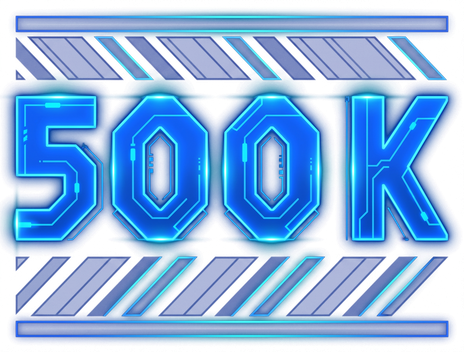
#> input picture game/hd_art/deff_105/award_01.png, 464 x 352 px, given as the content of the folder ../../game/hd_art/deff_105/award_01.png, which was not available
$ python -i award_sprites.py   (imports and definitions only)
#> lines starting #> are read from the running program, lines starting #| are printed output that depends on the picture; pictures that were not available may be replaced by others from this repository, and a replacement may not be noted
### game/tron_pup/settings.py
"""game/pup.cfg (+ game/pup.local.cfg): the PuP settings Godot and MPF share.

The files are Godot ConfigFile INI with JSON values, so both sides parse them the same way.
TRON_PUP=0 in the environment disables the PuP whatever the files say.
"""
import json
import os

GAME = os.path.abspath(os.path.join(os.path.dirname(__file__), ".."))
ROOT = os.path.dirname(GAME)
FILES = ("pup.cfg", "pup.local.cfg")


# [17 lines left out: function _parse, not called in this run]


def load(game_dir=GAME):
#> called with game_dir = 'game'
    cfg = {}
    for name in FILES:
        path = os.path.join(game_dir, name)
        if os.path.exists(path):
            _parse(path, cfg)
    pup = cfg.setdefault("pup", {})
    if os.environ.get("TRON_PUP", "").strip().lower() in ("0", "false", "no", "off"):
        pup["enabled"] = False
    return cfg


# [4 lines left out: function pack_dir, not called in this run]


def media_dir(cfg, root=ROOT):
#> in import_dir, im is the input picture: PIL image 464x352 RGBA; mean R, G, B, A 30.4, 90.6, 166.5, 127.2
    return os.path.join(root, cfg.get("pup", {}).get("media_dir", "pup_media/trn_174h"))

### scripts/pup/pup_art.py
#!/usr/bin/env python3
"""The HD DMD's art made from the PuP Pack, at the bundle's creation and never on the machine that runs the game.

The PuP clips behind the DMD effects (game/media/dmd_clip), the ZUSE / TRON letters (game/hd_art/letters) and the award icons
made from the clips (game/hd_art/deff_105) come from the author's pack. `scripts/package/build_bundle.py --pup-zip ZIP` installs
the pack on the builder, makes the art here (`make()`, needs numpy: the platform's build requirements) into `<media_dir>/dmd_art/`
and copies it into the game's folders, which the bundle then ships. Nothing here runs on the target (a Raspberry Pi, a Jetson, a PC
only start MPF and serve the settings page): no start and no install of a bundle makes anything.

    python scripts/pup/pup_art.py --make     # the pack is installed (pup_setup.py): make the art and copy it into the game
"""
import os
import shutil
import subprocess
import sys

HERE = os.path.dirname(os.path.abspath(__file__))
ROOT = os.path.abspath(os.path.join(HERE, "..", ".."))
sys.path.insert(0, os.path.join(ROOT, "game"))
from tron_pup import settings  # noqa: E402

# (folder of the art, where the game reads it)
PLACES = (("dmd_clip", ("game", "media", "dmd_clip")), ("letters", ("game", "hd_art", "letters")),
          ("deff_105", ("game", "hd_art", "deff_105")))


def media_dir(root=ROOT):
    return settings.media_dir(settings.load(os.path.join(root, "game")), root)


def art_dir(root=ROOT):
    return os.path.join(media_dir(root), "dmd_art")


def pack_installed(root=ROOT):
    return os.path.exists(os.path.join(settings.pack_dir(settings.load(os.path.join(root, "game")), root), "triggers.pup"))


# [71 lines left out: functions complete, _place, link, make, main, not called in this run]


# [2 lines that do not run on import are left out]

### scripts/pup/award_sprites.py
#!/usr/bin/env python3
"""The mystery award (Flynn's Arcade reel, deff 105) icons: export them for an image generator, import the redrawn ones.

    python scripts/pup/award_sprites.py export [OUT_DIR]     # the 12 icons, 16x, on black, one file each + the prompt
    python scripts/pup/award_sprites.py import IN_DIR        # IN_DIR/award_NN*.png (NN = 01..12) -> game/hd_art/deff_105/
    python scripts/pup/award_sprites.py clips [PACK] [--force]   # the characters' topper icons and frames of the PuP clips ->
                                                                 # game/hd_art/deff_105/ (the files already there stay unless --force)

The game draws game/hd_art/deff_105/award_NN.png (RGBA, 464x352 = 29x22 dots at 16x; any size of that 29:22 shape works)
in place of the ROM's icon when the HD DMD is on, in its own colours: bright while the award blinks, dimmed otherwise
(tron/dmd_effect.gd _arcade). No file: the ROM's icon, upscaled, in the DMD's blue. TRON_AWARD_ART=0 turns the redrawn
icons off. The black of a picture becomes transparent on import (alpha from the brightness), so a generator that cannot
make a transparent background can paint on black.
"""
import os
import sys

from PIL import Image

HERE = os.path.dirname(os.path.abspath(__file__))
ROOT = os.path.abspath(os.path.join(HERE, "..", ".."))
sys.path.insert(0, HERE)
import pup_art  # noqa: E402

np = None                    # numpy, loaded when a picture is made


def load_numpy():
    global np
    if np is None:
        try:
            import numpy
        except ImportError:
            sys.exit("award_sprites: numpy is needed, a build tool: the platform's build_game_package.py installs it (--pup-zip)")
        np = numpy
SRC = os.path.join(ROOT, "game", "media", "dmd", "deff_105")
DST = os.path.join(ROOT, "game", "hd_art", "deff_105")        # the owner's redrawn icons (tracked) and `import`
MADE = os.path.join(pup_art.art_dir(), "deff_105")        # icons made from the pack's clips, linked beside them
NAMES = ("500K", "ADV. GEM", "ADV. CLU", "ADV. ZUSE", "ADV. QUORRA", "ADV. DISC", "ADV. LIGHT CYCLE",
         "ADV. RECOGNIZER", "ADV. SEA OF SIMUL.", "MORE TIME", "LIGHT EXTRA BALL", "LIGHT SPECIAL")
BLUE = (42, 108, 255)
SIZE = (464, 352)

PROMPT = """Redraw this {w}x{h} pixel icon as a clean, detailed, high resolution icon for the Tron Legacy pinball's dot matrix
display. Keep the same subject ({name}) and the same silhouette and the same composition, in the Tron Legacy style: neon
lines on black, thin glowing edges, electric blue (#2a6cff, cyan highlights #22b8ff) as the main colour; the character or
object may use Tron's orange (#ff7a1a) or white where it belongs. Output a 464x352 PNG (aspect 29:22), the icon centred
with a margin of about 6%, on a pure black background (#000000), no text, no frame, no border, nothing else in the
picture. The icon is shown very small (about 29x22 millimetres) on a dark screen: bold shapes, high contrast, no fine detail."""


# [22 lines left out: function export, not called in this run]


def fit_content(im, pad=0.03):
    """Crop to what is drawn (alpha) and fit it back into the icon's 29:22 box: a subject that sits small in a picture
    (a ring and an arrow in a black field) would leave the reel's slot mostly empty."""
#> called with pad = 0.03
    a = np.array(im.getchannel("A"))
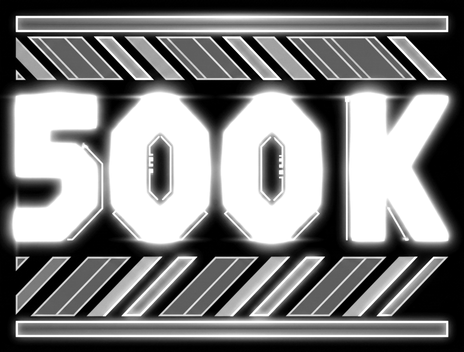
#> a: shape (352, 464); min 0, max 255, mean 127.2
    ys, xs = np.nonzero(a > 40)
    if not len(xs):
        return im
    w, h = im.size
#> w = 464; h = 352
    px, py = int(pad * w), int(pad * h)
#> px = 13; py = 10
    box = (max(xs.min() - px, 0), max(ys.min() - py, 0), min(xs.max() + px + 1, w), min(ys.max() + py + 1, h))
#> box = (0, 1, 464, 351)
    crop = im.crop(box)
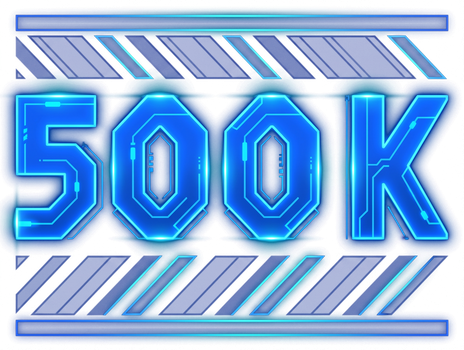
#> crop: PIL image 464x350 RGBA; mean R, G, B, A 29.8, 90.2, 166.6, 127.9; transparent parts drawn white
    k = min(SIZE[0] / crop.width, SIZE[1] / crop.height)
#> k = 1
    crop = crop.resize((round(crop.width * k), round(crop.height * k)), Image.LANCZOS)
    out = Image.new("RGBA", SIZE, (0, 0, 0, 0))
#> out: PIL image 464x352 RGBA; every value is 0
    out.paste(crop, ((SIZE[0] - crop.width) // 2, (SIZE[1] - crop.height) // 2), crop)
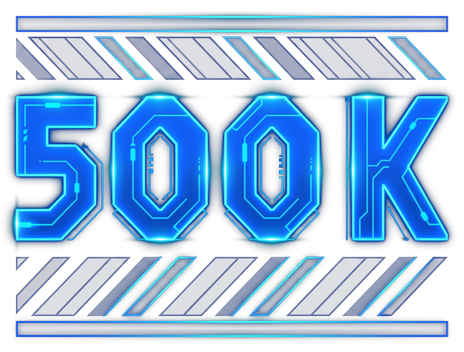
#> out: PIL image 464x352 RGBA; mean R, G, B, A 14.3, 55.2, 101.4, 102.5; transparent parts drawn white
    return out


def fade_cut_edges(im, share=0.08):
    """An icon whose picture runs off an edge (a ring cut by the frame) would show a flat cut: that edge fades out instead."""
#> called with share = 0.08
    a = np.array(im.getchannel("A"), dtype=float)
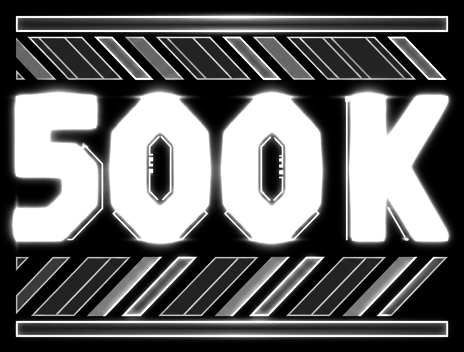
#> a: shape (352, 464) float64; min 0, max 255, mean 102.5
    h, w = a.shape
#> h = 352; w = 464
    ramp = lambda n: np.clip(np.arange(n) / (share * n), 0, 1)
    m = np.ones((h, w))
    if a[:3].mean() > 25: m *= ramp(h)[:, None]
    if a[-3:].mean() > 25: m *= ramp(h)[::-1][:, None]
    if a[:, :3].mean() > 25: m *= ramp(w)[None, :]
    if a[:, -3:].mean() > 25: m *= ramp(w)[::-1][None, :]
    out = np.array(im)
    out[..., 3] = (out[..., 3] * m).astype(np.uint8)
    return Image.fromarray(out, "RGBA")


def import_dir(src):
    load_numpy()
    os.makedirs(DST, exist_ok=True)
    n = 0
    for fn in sorted(os.listdir(src)):
        if not fn.lower().startswith("award_") or not fn.lower().endswith((".png", ".jpg", ".jpeg")):
            continue
        try:
            i = int(fn[6:8])
        except ValueError:
            continue
        im = Image.open(os.path.join(src, fn)).convert("RGBA")
        if im.getchannel("A").getextrema()[0] == 255:       # opaque: the black becomes transparent
            rgb = np.array(im.convert("RGB"), dtype=float)
            a = np.clip(rgb.max(axis=2) / 255.0 * 1.6, 0, 1)
            out = np.zeros(rgb.shape[:2] + (4,), dtype=np.uint8)
            with np.errstate(divide="ignore", invalid="ignore"):
                col = np.where(a[..., None] > 0, rgb / np.maximum(a[..., None], 1e-3), 0)
            out[..., :3] = np.clip(col, 0, 255).astype(np.uint8)
            out[..., 3] = (a * 255).astype(np.uint8)
            im = Image.fromarray(out, "RGBA")
        im = fade_cut_edges(fit_content(im))
        im.save(os.path.join(DST, "award_%02d.png" % i))
        n += 1
    print(n, "icons ->", DST)


# award id -> ("icon", name of game/media/dmd_clip/icon_<name>.png) or ("clip", clip in the pack, seconds)
CLIP_ART = {2: ("icon", "gem"), 3: ("icon", "clu"), 4: ("icon", "zuse"), 5: ("icon", "quorra"),
            6: ("clip", "DiscBattleReady/DiscWarsReady.mp4", 3.64), 7: ("clip", "LightCycleMB/LightCycleMB.mp4", 6.25),
            8: ("clip", "Recognizer/Recognizer1.mp4", 2.3), 9: ("clip", "SeaofSimulation/SeaOfSimulation.mp4", 11.4),
            11: ("clip", "ExtraBall/ExtraBall.mp4", 2.2)}
CLIP_BOX = (896, 680, 512, 168)      # w, h, x, y of the 1920x1080 frame inside the clips' neon frame and title card


# [47 lines left out: functions feather, from_clips, not called in this run]


# [10 lines not run here, left out]

>>> result = import_dir('../../game/hd_art/deff_105/award_01.png')
